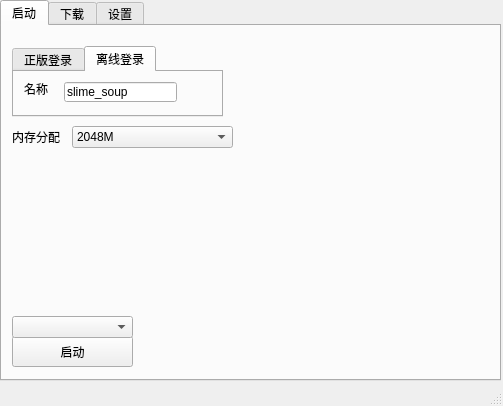
<?xml version="1.0" encoding="UTF-8"?>
<ui version="4.0">
 <class>MainWindow</class>
 <widget class="QMainWindow" name="MainWindow">
  <property name="geometry">
   <rect>
    <x>0</x>
    <y>0</y>
    <width>503</width>
    <height>406</height>
   </rect>
  </property>
  <property name="windowTitle">
   <string>Spectrum 启动器 - Qt UI</string>
  </property>
  <widget class="QWidget" name="centralwidget">
   <widget class="QTabWidget" name="mainTabWidget">
    <property name="geometry">
     <rect>
      <x>0</x>
      <y>0</y>
      <width>501</width>
      <height>381</height>
     </rect>
    </property>
    <property name="currentIndex">
     <number>0</number>
    </property>
    <widget class="QWidget" name="tab_1">
     <attribute name="title">
      <string>启动</string>
     </attribute>
     <widget class="QPushButton" name="LaunchBtn">
      <property name="geometry">
       <rect>
        <x>10</x>
        <y>310</y>
        <width>121</width>
        <height>31</height>
       </rect>
      </property>
      <property name="text">
       <string>启动</string>
      </property>
     </widget>
     <widget class="QTabWidget" name="tabWidget">
      <property name="geometry">
       <rect>
        <x>10</x>
        <y>20</y>
        <width>211</width>
        <height>71</height>
       </rect>
      </property>
      <property name="currentIndex">
       <number>1</number>
      </property>
      <widget class="QWidget" name="tab">
       <attribute name="title">
        <string>正版登录</string>
       </attribute>
       <widget class="QPushButton" name="pushButton_2">
        <property name="enabled">
         <bool>false</bool>
        </property>
        <property name="geometry">
         <rect>
          <x>10</x>
          <y>10</y>
          <width>181</width>
          <height>23</height>
         </rect>
        </property>
        <property name="text">
         <string>使用浏览器进行下一步操作</string>
        </property>
        <property name="flat">
         <bool>false</bool>
        </property>
       </widget>
      </widget>
      <widget class="QWidget" name="tab_4">
       <attribute name="title">
        <string>离线登录</string>
       </attribute>
       <widget class="QLabel" name="label_6">
        <property name="geometry">
         <rect>
          <x>10</x>
          <y>10</y>
          <width>41</width>
          <height>16</height>
         </rect>
        </property>
        <property name="text">
         <string>名称</string>
        </property>
        <property name="alignment">
         <set>Qt::AlignBottom|Qt::AlignLeading|Qt::AlignLeft</set>
        </property>
       </widget>
       <widget class="QLineEdit" name="lineEdit_6">
        <property name="geometry">
         <rect>
          <x>50</x>
          <y>10</y>
          <width>113</width>
          <height>20</height>
         </rect>
        </property>
        <property name="text">
         <string>slime_soup</string>
        </property>
       </widget>
      </widget>
     </widget>
     <widget class="QComboBox" name="comboBox_3">
      <property name="geometry">
       <rect>
        <x>10</x>
        <y>290</y>
        <width>121</width>
        <height>22</height>
       </rect>
      </property>
     </widget>
     <widget class="QComboBox" name="comboBox_4">
      <property name="geometry">
       <rect>
        <x>70</x>
        <y>100</y>
        <width>161</width>
        <height>22</height>
       </rect>
      </property>
      <item>
       <property name="text">
        <string>2048M</string>
       </property>
      </item>
      <item>
       <property name="text">
        <string>256M</string>
       </property>
      </item>
      <item>
       <property name="text">
        <string>512M</string>
       </property>
      </item>
      <item>
       <property name="text">
        <string>768M</string>
       </property>
      </item>
      <item>
       <property name="text">
        <string>1024M</string>
       </property>
      </item>
      <item>
       <property name="text">
        <string>1536M</string>
       </property>
      </item>
      <item>
       <property name="text">
        <string>3072M</string>
       </property>
      </item>
      <item>
       <property name="text">
        <string>4096M</string>
       </property>
      </item>
      <item>
       <property name="text">
        <string>8192M</string>
       </property>
      </item>
      <item>
       <property name="text">
        <string>16384M</string>
       </property>
      </item>
     </widget>
     <widget class="QLabel" name="label_10">
      <property name="geometry">
       <rect>
        <x>10</x>
        <y>100</y>
        <width>54</width>
        <height>21</height>
       </rect>
      </property>
      <property name="text">
       <string>内存分配</string>
      </property>
     </widget>
    </widget>
    <widget class="QWidget" name="tab_2">
     <attribute name="title">
      <string>下载</string>
     </attribute>
     <widget class="QListView" name="listView">
      <property name="geometry">
       <rect>
        <x>90</x>
        <y>20</y>
        <width>241</width>
        <height>192</height>
       </rect>
      </property>
      <property name="editTriggers">
       <set>QAbstractItemView::NoEditTriggers</set>
      </property>
     </widget>
     <widget class="QLabel" name="label_7">
      <property name="geometry">
       <rect>
        <x>10</x>
        <y>20</y>
        <width>54</width>
        <height>12</height>
       </rect>
      </property>
      <property name="text">
       <string>版本列表</string>
      </property>
      <property name="alignment">
       <set>Qt::AlignBottom|Qt::AlignLeading|Qt::AlignLeft</set>
      </property>
     </widget>
     <widget class="QCheckBox" name="checkBox">
      <property name="geometry">
       <rect>
        <x>350</x>
        <y>120</y>
        <width>111</width>
        <height>16</height>
       </rect>
      </property>
      <property name="text">
       <string>BMCLAPI 镜像源</string>
      </property>
     </widget>
     <widget class="QCheckBox" name="checkBox_2">
      <property name="geometry">
       <rect>
        <x>350</x>
        <y>50</y>
        <width>101</width>
        <height>16</height>
       </rect>
      </property>
      <property name="text">
       <string>显示快照版本</string>
      </property>
     </widget>
     <widget class="QCheckBox" name="checkBox_3">
      <property name="geometry">
       <rect>
        <x>350</x>
        <y>80</y>
        <width>101</width>
        <height>16</height>
       </rect>
      </property>
      <property name="text">
       <string>显示远古版本</string>
      </property>
     </widget>
     <widget class="QCheckBox" name="checkBox_4">
      <property name="enabled">
       <bool>true</bool>
      </property>
      <property name="geometry">
       <rect>
        <x>350</x>
        <y>20</y>
        <width>101</width>
        <height>16</height>
       </rect>
      </property>
      <property name="text">
       <string>显示发布版本</string>
      </property>
      <property name="checked">
       <bool>true</bool>
      </property>
     </widget>
     <widget class="QLabel" name="label_8">
      <property name="geometry">
       <rect>
        <x>10</x>
        <y>220</y>
        <width>54</width>
        <height>16</height>
       </rect>
      </property>
      <property name="text">
       <string>版本名称</string>
      </property>
      <property name="alignment">
       <set>Qt::AlignBottom|Qt::AlignLeading|Qt::AlignLeft</set>
      </property>
     </widget>
     <widget class="QLineEdit" name="lineEdit_7">
      <property name="geometry">
       <rect>
        <x>90</x>
        <y>220</y>
        <width>241</width>
        <height>20</height>
       </rect>
      </property>
     </widget>
     <widget class="QPushButton" name="pushButton_3">
      <property name="geometry">
       <rect>
        <x>10</x>
        <y>310</y>
        <width>121</width>
        <height>31</height>
       </rect>
      </property>
      <property name="text">
       <string>下载</string>
      </property>
     </widget>
     <widget class="QLabel" name="label_9">
      <property name="geometry">
       <rect>
        <x>10</x>
        <y>250</y>
        <width>71</width>
        <height>16</height>
       </rect>
      </property>
      <property name="text">
       <string>模组加载器</string>
      </property>
      <property name="alignment">
       <set>Qt::AlignBottom|Qt::AlignLeading|Qt::AlignLeft</set>
      </property>
     </widget>
     <widget class="QComboBox" name="comboBox">
      <property name="geometry">
       <rect>
        <x>90</x>
        <y>250</y>
        <width>71</width>
        <height>22</height>
       </rect>
      </property>
      <item>
       <property name="text">
        <string>无</string>
       </property>
      </item>
      <item>
       <property name="text">
        <string>Forge</string>
       </property>
      </item>
      <item>
       <property name="text">
        <string>Fabric</string>
       </property>
      </item>
      <item>
       <property name="text">
        <string>Neoforge</string>
       </property>
      </item>
     </widget>
     <widget class="QComboBox" name="comboBox_2">
      <property name="geometry">
       <rect>
        <x>170</x>
        <y>250</y>
        <width>161</width>
        <height>22</height>
       </rect>
      </property>
     </widget>
     <widget class="QProgressBar" name="progressBar">
      <property name="geometry">
       <rect>
        <x>10</x>
        <y>280</y>
        <width>161</width>
        <height>23</height>
       </rect>
      </property>
      <property name="value">
       <number>0</number>
      </property>
      <property name="textVisible">
       <bool>false</bool>
      </property>
     </widget>
     <widget class="QProgressBar" name="progressBar_2">
      <property name="geometry">
       <rect>
        <x>170</x>
        <y>280</y>
        <width>161</width>
        <height>23</height>
       </rect>
      </property>
      <property name="value">
       <number>0</number>
      </property>
      <property name="textVisible">
       <bool>false</bool>
      </property>
      <property name="invertedAppearance">
       <bool>false</bool>
      </property>
     </widget>
    </widget>
    <widget class="QWidget" name="tab_3">
     <attribute name="title">
      <string>设置</string>
     </attribute>
     <widget class="QLineEdit" name="lineEdit">
      <property name="geometry">
       <rect>
        <x>110</x>
        <y>10</y>
        <width>351</width>
        <height>21</height>
       </rect>
      </property>
     </widget>
     <widget class="QLabel" name="label">
      <property name="geometry">
       <rect>
        <x>10</x>
        <y>10</y>
        <width>111</width>
        <height>16</height>
       </rect>
      </property>
      <property name="text">
       <string>Minecraft 文件夹</string>
      </property>
      <property name="alignment">
       <set>Qt::AlignBottom|Qt::AlignLeading|Qt::AlignLeft</set>
      </property>
     </widget>
     <widget class="QLineEdit" name="lineEdit_2">
      <property name="geometry">
       <rect>
        <x>110</x>
        <y>40</y>
        <width>351</width>
        <height>21</height>
       </rect>
      </property>
     </widget>
     <widget class="QLabel" name="label_2">
      <property name="geometry">
       <rect>
        <x>10</x>
        <y>40</y>
        <width>111</width>
        <height>16</height>
       </rect>
      </property>
      <property name="text">
       <string>Java 8 路径</string>
      </property>
      <property name="alignment">
       <set>Qt::AlignBottom|Qt::AlignLeading|Qt::AlignLeft</set>
      </property>
     </widget>
     <widget class="QLabel" name="label_3">
      <property name="geometry">
       <rect>
        <x>10</x>
        <y>70</y>
        <width>111</width>
        <height>16</height>
       </rect>
      </property>
      <property name="text">
       <string>Java 17 路径</string>
      </property>
      <property name="alignment">
       <set>Qt::AlignBottom|Qt::AlignLeading|Qt::AlignLeft</set>
      </property>
     </widget>
     <widget class="QLineEdit" name="lineEdit_3">
      <property name="geometry">
       <rect>
        <x>110</x>
        <y>70</y>
        <width>351</width>
        <height>21</height>
       </rect>
      </property>
     </widget>
     <widget class="QLabel" name="label_4">
      <property name="geometry">
       <rect>
        <x>10</x>
        <y>100</y>
        <width>111</width>
        <height>16</height>
       </rect>
      </property>
      <property name="text">
       <string>Java 21 路径</string>
      </property>
      <property name="alignment">
       <set>Qt::AlignBottom|Qt::AlignLeading|Qt::AlignLeft</set>
      </property>
     </widget>
     <widget class="QLineEdit" name="lineEdit_4">
      <property name="geometry">
       <rect>
        <x>110</x>
        <y>100</y>
        <width>351</width>
        <height>21</height>
       </rect>
      </property>
     </widget>
     <widget class="QLineEdit" name="lineEdit_5">
      <property name="geometry">
       <rect>
        <x>110</x>
        <y>160</y>
        <width>351</width>
        <height>21</height>
       </rect>
      </property>
      <property name="text">
       <string>./JavaWrapper.jar</string>
      </property>
     </widget>
     <widget class="QLabel" name="label_5">
      <property name="geometry">
       <rect>
        <x>10</x>
        <y>160</y>
        <width>111</width>
        <height>16</height>
       </rect>
      </property>
      <property name="text">
       <string>JavaWrapper路径</string>
      </property>
      <property name="alignment">
       <set>Qt::AlignBottom|Qt::AlignLeading|Qt::AlignLeft</set>
      </property>
     </widget>
     <widget class="QPushButton" name="pushButton">
      <property name="geometry">
       <rect>
        <x>10</x>
        <y>310</y>
        <width>121</width>
        <height>31</height>
       </rect>
      </property>
      <property name="text">
       <string>保存设置</string>
      </property>
     </widget>
     <widget class="QLineEdit" name="lineEdit_8">
      <property name="geometry">
       <rect>
        <x>110</x>
        <y>130</y>
        <width>351</width>
        <height>21</height>
       </rect>
      </property>
     </widget>
     <widget class="QLabel" name="label_11">
      <property name="geometry">
       <rect>
        <x>10</x>
        <y>130</y>
        <width>111</width>
        <height>16</height>
       </rect>
      </property>
      <property name="text">
       <string>默认 Java 路径</string>
      </property>
      <property name="alignment">
       <set>Qt::AlignBottom|Qt::AlignLeading|Qt::AlignLeft</set>
      </property>
     </widget>
    </widget>
   </widget>
  </widget>
  <widget class="QStatusBar" name="statusbar"/>
 </widget>
 <resources/>
 <connections/>
</ui>
